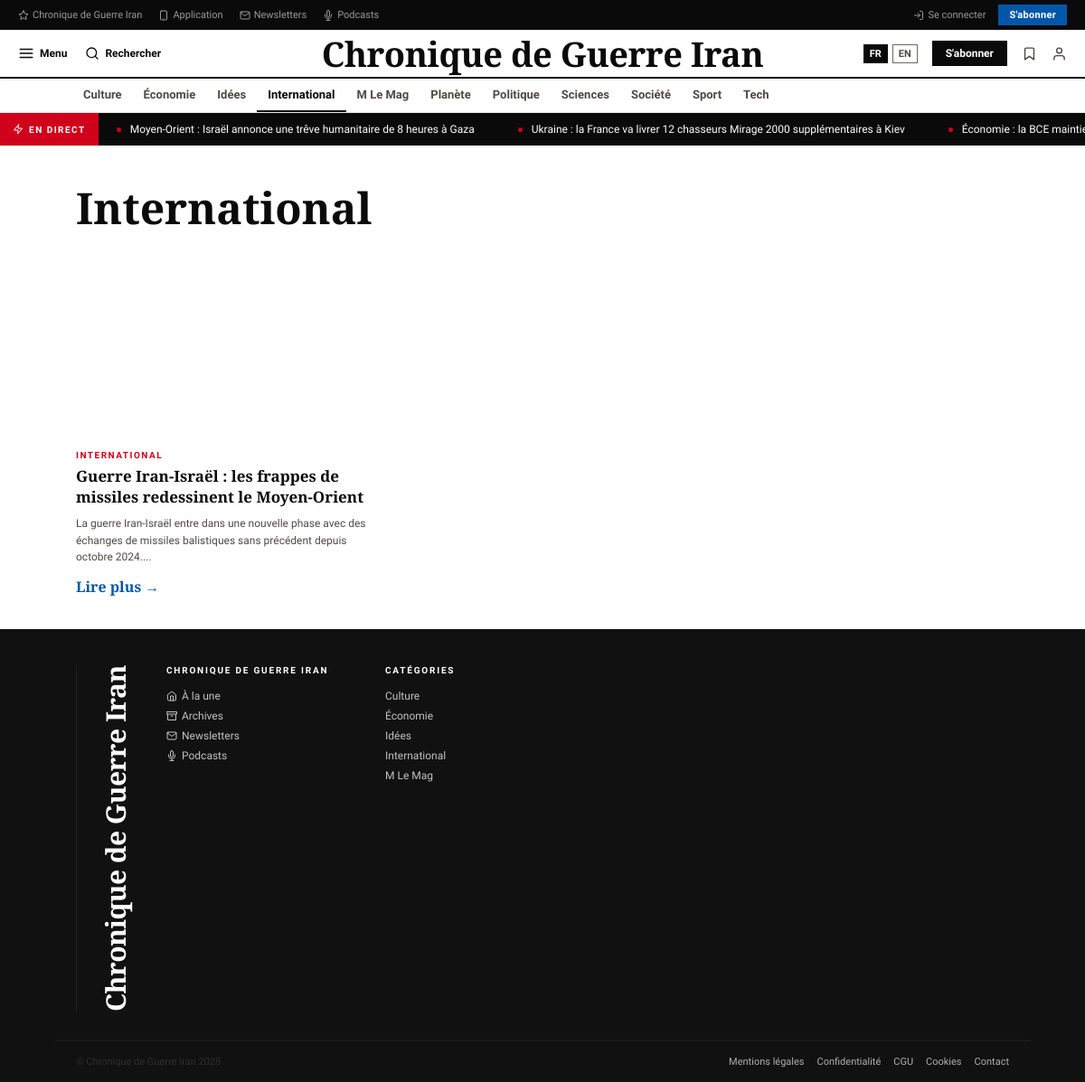
The page /category.php?slug=international on the database its author committed.
### tables this page shows
CREATE TABLE IF NOT EXISTS categories (
    id INT AUTO_INCREMENT PRIMARY KEY,
    name VARCHAR(100) NOT NULL UNIQUE,
    slug VARCHAR(100) NOT NULL UNIQUE,
    created_at TIMESTAMP DEFAULT CURRENT_TIMESTAMP,
    updated_at TIMESTAMP DEFAULT CURRENT_TIMESTAMP ON UPDATE CURRENT_TIMESTAMP
);

CREATE TABLE IF NOT EXISTS diffusion (
    id INT AUTO_INCREMENT PRIMARY KEY,
    title VARCHAR(500) NOT NULL,
    status_id INT NOT NULL DEFAULT 1,
    created_at TIMESTAMP DEFAULT CURRENT_TIMESTAMP,
    updated_at TIMESTAMP DEFAULT CURRENT_TIMESTAMP ON UPDATE CURRENT_TIMESTAMP,
    FOREIGN KEY (status_id) REFERENCES statuts(id) ON DELETE RESTRICT,
    INDEX idx_status (status_id),
    INDEX idx_created (created_at)
);

CREATE TABLE IF NOT EXISTS articles (
    id INT AUTO_INCREMENT PRIMARY KEY,
    category_id INT NOT NULL,
    title VARCHAR(255) NOT NULL,
    description VARCHAR(500),
    content LONGTEXT,
    author VARCHAR(150),
    image_url VARCHAR(500),
    is_featured BOOLEAN DEFAULT 0,
    published_at TIMESTAMP DEFAULT CURRENT_TIMESTAMP,
    created_at TIMESTAMP DEFAULT CURRENT_TIMESTAMP,
    updated_at TIMESTAMP DEFAULT CURRENT_TIMESTAMP ON UPDATE CURRENT_TIMESTAMP,
    FOREIGN KEY (category_id) REFERENCES categories(id) ON DELETE CASCADE,
    INDEX idx_category (category_id),
    INDEX idx_published (published_at),
    INDEX idx_featured (is_featured)
);

### model/Category.php (called while the page is built, shortened)
<?php
class Category {
    private $pdo;
    public function __construct($pdo) {
        $this->pdo = $pdo;
    }
    public function getAll() {
        $sql = "SELECT * FROM categories ORDER BY name ASC";
        $stmt = $this->pdo->prepare($sql);
        $stmt->execute();
        return $stmt->fetchAll(PDO::FETCH_ASSOC);
    }
    public function getBySlug($slug) {
        $sql = "SELECT * FROM categories WHERE slug = :slug";
        $stmt = $this->pdo->prepare($sql);
        $stmt->bindParam(':slug', $slug);
        $stmt->execute();
        return $stmt->fetch(PDO::FETCH_ASSOC);
    }
}
?>

### controller/ArticleController.php (called while the page is built, shortened)
<?php
require_once __DIR__ . '/../model/Article.php';
require_once __DIR__ . '/../model/Category.php';
class ArticleController {
    private $article;
    private $category;
    public function __construct($pdo) {
        $this->article = new Article($pdo);
        $this->category = new Category($pdo);
    }
    public function listByCategory($category_slug, $page = 1) {
        $page = max(1, (int)$page);
        $category = $this->category->getBySlug($category_slug);
        $limit = 9;
        $offset = ($page - 1) * $limit;
        $articles = $this->article->getByCategory($category['id'], $limit, $offset);
        return [
            'articles' => $articles,
            'category' => $category,
            'page' => $page
        ];
    }
}
?>

### model/Article.php (called while the page is built, shortened)
<?php
class Article {
    private $pdo;
    public function __construct($pdo) {
        $this->pdo = $pdo;
    }
    public function getByCategory($category_id, $limit = 10, $offset = 0) {
        $sql = "SELECT a.*, c.name as category_name FROM articles a
                LEFT JOIN categories c ON a.category_id = c.id
                WHERE a.category_id = :category_id
                ORDER BY a.published_at DESC
                LIMIT :offset, :limit";
        $stmt = $this->pdo->prepare($sql);
        $stmt->bindParam(':category_id', $category_id, PDO::PARAM_INT);
        $stmt->bindParam(':offset', $offset, PDO::PARAM_INT);
        $stmt->bindParam(':limit', $limit, PDO::PARAM_INT);
        $stmt->execute();
        return $stmt->fetchAll(PDO::FETCH_ASSOC);
    }
}
?>

### controller/DiffusionController.php (called while the page is built, shortened)
<?php
require_once __DIR__ . '/../model/Diffusion.php';
require_once __DIR__ . '/../model/Article.php';
class DiffusionController {
    private $diffusion;
    public function __construct($pdo) {
        $this->diffusion = new Diffusion($pdo);
    }
    public function getActive() {
        $diffusions = $this->diffusion->getActive(8);
        return ['diffusions' => $diffusions];
    }
}
?>

### model/Diffusion.php (called while the page is built, shortened)
<?php
class Diffusion {
    private $pdo;
    public function __construct($pdo) {
        $this->pdo = $pdo;
    }
    public function getActive($limit = 10) {
        $sql = "SELECT d.*, s.name as status_name FROM diffusion d
                LEFT JOIN statuts s ON d.status_id = s.id
                WHERE d.status_id IN (1, 3)
                ORDER BY d.created_at DESC
                LIMIT :limit";
        $stmt = $this->pdo->prepare($sql);
        $stmt->bindParam(':limit', $limit, PDO::PARAM_INT);
        $stmt->execute();
        return $stmt->fetchAll(PDO::FETCH_ASSOC);
    }
}
?>

### category.php (the view, shortened to what this page needs)
<?php
require_once __DIR__ . '/model/Category.php';
require_once __DIR__ . '/controller/ArticleController.php';
require_once __DIR__ . '/controller/DiffusionController.php';
$database = new Database();
$pdo = $database->connect();
$articleController = new ArticleController($pdo);
$diffusionController = new DiffusionController($pdo);
$categoryModel = new Category($pdo);
$slug = isset($_GET['slug']) ? $_GET['slug'] : 'a-la-une';
$page = isset($_GET['page']) ? (int)$_GET['page'] : 1;
$data = $articleController->listByCategory($slug, $page);
$articles = $data['articles'];
$category = $data['category'];
$categories = $categoryModel->getAll();
$diffusions = $diffusionController->getActive()['diffusions'];
?>
<!DOCTYPE html>
<html lang="fr">
<head>
    <link rel="stylesheet" href="inc/css/style.css">
</head>
<body>
<div class="util-bar">
  <div class="util-bar__left">
    <a href="#"><svg data-feather="star"></svg>Chronique de Guerre Iran</a>
    <a href="#"><svg data-feather="smartphone"></svg>Application</a>
    <a href="#"><svg data-feather="mail"></svg>Newsletters</a>
    <a href="#"><svg data-feather="mic"></svg>Podcasts</a>
  </div>
  <div class="util-bar__right">
    <a href="#"><svg data-feather="log-in"></svg>Se connecter</a>
    <button class="btn-sub-util">S'abonner</button>
  </div>
</div>
<nav class="main-nav">
  <div class="nav-left">
    <button class="nav-btn">
      <svg data-feather="menu"></svg>
      Menu
    </button>
    <button class="nav-btn search">
      <svg data-feather="search"></svg>
      Rechercher
    </button>
  </div>
  <div class="nav-logo"><a href="index.php">Chronique de Guerre Iran</a></div>
  <div class="nav-right">
    <div class="nav-lang">
      <a href="#" class="active">FR</a>
      <a href="#">EN</a>
    </div>
    <button class="btn-sub-nav">S'abonner</button>
    <span class="nav-icon"><svg data-feather="bookmark"></svg></span>
    <span class="nav-icon"><svg data-feather="user"></svg></span>
  </div>
</nav>
<nav class="rubrique-nav">
  <ul>
    <?php foreach ($categories as $cat): ?>
      <li class="<?php echo $cat['id'] === $category['id'] ? 'active' : ''; ?>">
        <a href="category.php?slug=<?php echo urlencode($cat['slug']); ?>">
          <?php echo htmlspecialchars($cat['name']); ?>
        </a>
      </li>
    <?php endforeach; ?>
  </ul>
</nav>
<div class="ticker">
  <div class="ticker-label">
    <svg data-feather="zap"></svg>
    En direct
  </div>
  <div class="ticker-scroll">
    <div class="ticker-track">
      <?php if (!empty($diffusions)): ?>
        <?php foreach ($diffusions as $diffusion): ?>
          <span class="item"><?php echo htmlspecialchars($diffusion['title']); ?></span>
        <?php endforeach; ?>
      <?php else: ?>
        <span class="item">Aucune actualité en direct</span>
      <?php endif; ?>
    </div>
  </div>
</div>
<div class="section" style="padding-bottom: 20px;">
  <h1 style="font-family: 'Playfair Display', serif; font-size: 48px; font-weight: 900; color: #0a0a0a; margin-bottom: 10px;">
    <?php echo htmlspecialchars($category['name']); ?>
  </h1>
</div>
<div class="section">
  <div class="grid3">
    <?php if (!empty($articles)): ?>
      <?php foreach ($articles as $art): ?>
        <div class="card">
          <div class="thumb">
            <div class="thumb-inner" style="background: linear-gradient(140deg, #1a2535, #2e4258); background-image: url('<?php echo htmlspecialchars($art['image_url'] ?? ''); ?>');">
            </div>
          </div>
          <div class="ckicker"><?php echo htmlspecialchars($category['name']); ?></div>
          <div class="card-title"><?php echo htmlspecialchars($art['title']); ?></div>
          <div class="card-desc"><?php echo htmlspecialchars(substr($art['description'] ?? '', 0, 150) . '...'); ?></div>
          <a href="article.php?id=<?php echo $art['id']; ?>" style="margin-top: 12px; display: block; color: #0057a8; text-decoration: none; font-weight: 600;">Lire plus →</a>
        </div>
      <?php endforeach; ?>
    <?php else: ?>
      <p style="grid-column: 1 / -1;">Aucun article dans cette catégorie pour le moment.</p>
    <?php endif; ?>
  </div>
</div>
<footer>
  <div class="footer-main">
    <div class="footer-logo">Chronique de Guerre Iran</div>
    <div class="fcol">
      <h4>Chronique de Guerre Iran</h4>
      <a href="index.php"><svg data-feather="home"></svg>À la une</a>
      <a href="#"><svg data-feather="archive"></svg>Archives</a>
      <a href="#"><svg data-feather="mail"></svg>Newsletters</a>
      <a href="#"><svg data-feather="mic"></svg>Podcasts</a>
    </div>
    <div class="fcol">
      <h4>Catégories</h4>
      <?php foreach (array_slice($categories, 0, 5) as $cat): ?>
        <a href="category.php?slug=<?php echo urlencode($cat['slug']); ?>"><?php echo htmlspecialchars($cat['name']); ?></a>
      <?php endforeach; ?>
    </div>
  </div>
  <div class="footer-bottom">
    <span style="color:#2e2e2e;">© Chronique de Guerre Iran 2025</span>
    <div class="footer-bottom-links">
      <a href="#">Mentions légales</a>
      <a href="#">Confidentialité</a>
      <a href="#">CGU</a>
      <a href="#">Cookies</a>
      <a href="#">Contact</a>
    </div>
  </div>
</footer>
</body>
</html>

### rows shown on the page
categories: name "Culture"
categories: name "Économie"
categories: name "Idées"
categories: name "International"
categories: name "M Le Mag"
categories: name "Planète"
categories: name "Politique"
categories: name "Sciences"
categories: name "Société"
categories: name "Sport"
categories: name "Tech"
diffusion: title "Moyen-Orient : Israël annonce une trêve humanitaire de 8 heures à Gaza"
diffusion: title "Ukraine : la France va livrer 12 chasseurs Mirage 2000 supplémentaires à Kiev"
diffusion: title "Économie : la BCE…"
articles: category.name "INTERNATIONAL", title "Guerre Iran-Israël : les frappes de missiles redessinent le Moyen-Orient", description "La guerre Iran-Israël entre dans une nouvelle phase avec des échanges de missiles balistiques sans précédent depuis octobre 2024...."
